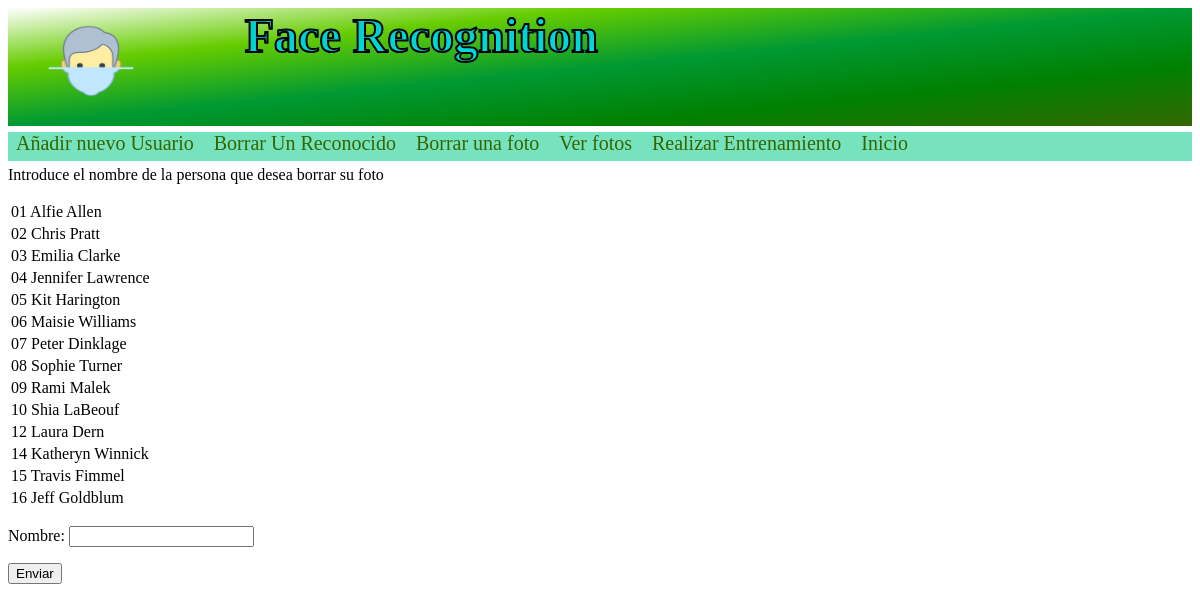
The app's page /borrarfotos (signed in), older data.
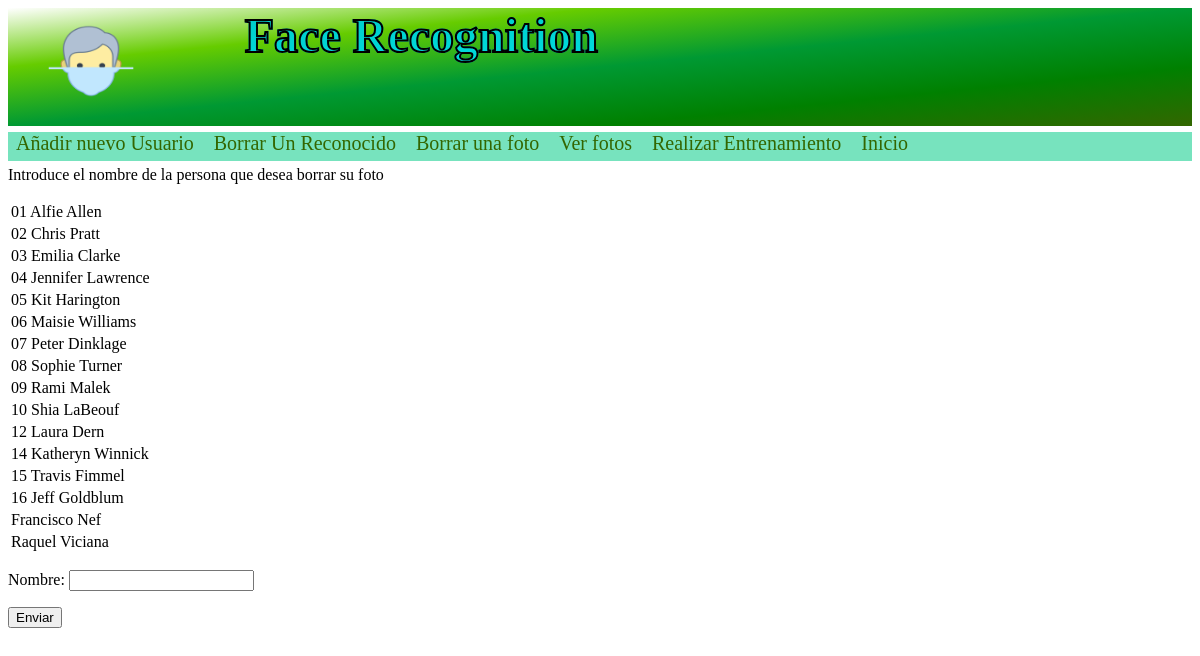
The same page, newer data.
### frweb/models.py (models this page shows)
class Usuarios(models.Model):
    nombre=models.CharField(max_length=50,primary_key=True)
    class Meta:
        verbose_name='Usuario'
        verbose_name_plural='Usuarios'

### frweb/admin_views.py (the view, shortened to what this page needs)
# urls.py: path('borrarfotos', mostrarfotoborrado, name='MostrarfotosBorrado'),
@csrf_exempt
@staff_member_required
def mostrarfotoborrado(request):
    registros = Usuarios.objects.all()
    form=BorrarName()
    context = {'registros': registros, 'form': form, 'msg':'Introduce el nombre de la persona que desea borrar su foto'}
    return render(request, 'BorrarReconocido.html', context)

### frweb/forms.py
class BorrarName(forms.Form):
    Nombre = forms.CharField(max_length=50)

### templates/BorrarReconocido.html (shortened to what this page needs)
{% load static %}
<html lang="es">
<head>
    <link href="{%static 'css/cabecera2.css' %}" rel="stylesheet">
</head>
<body>
    <div class="cabecera">
        <img class="logo" src="{%static 'img/logo.png'%}" alt="logo"/></th>
        <h1 class="cabecera">Face Recognition</h1>
   </div>
<div class="navegador">
        <nav>
<a href="{% url 'AddPersona'%}">Añadir nuevo Usuario</a>
<a href="{% url 'BorrarUsuarios' %}">Borrar Un Reconocido</a>
<a href="{% url 'MostrarfotosBorrado' %}">Borrar una foto</a>
<a href="{% url 'Mostrarfotos' %}">Ver fotos</a>
<a href="{% url 'Entrenamiento' %}">Realizar Entrenamiento</a>
<a href="/">Inicio</a>
    </nav>
</div>
<p>{{msg}}</p>
<table>
    <tbody>
    {% if registros %}
    {% for registro in registros %}
    <tr>
        <td>
            {{registro.nombre}}
        </td>
    </tr>
    {% endfor %}
    {% else %}
    <h1>No se tienen registros</h1>
    {% endif %}
    </tbody>
</table>
        <form method="POST" class="post-form" >
            {{ form.as_p }}
            <button type="submit" class="save btn btn-default">Enviar</button>
    </form>
</body>
</html>

Row changes from the older to the newer data that the page shows:
added Usuarios: nombre "Francisco Nef"
added Usuarios: nombre "Raquel Viciana"
